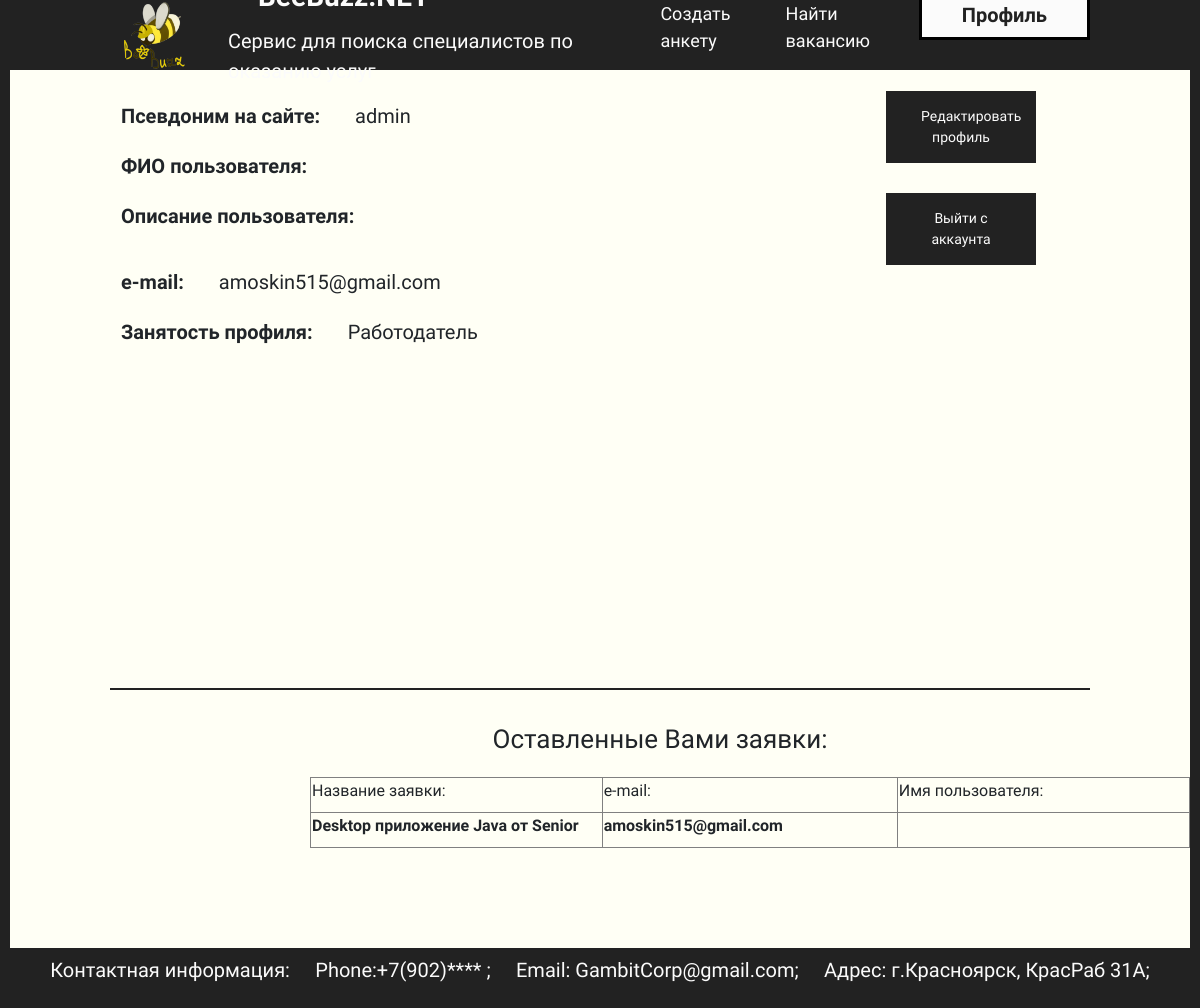
The page /profile/ (signed in) on the database as committed earlier.
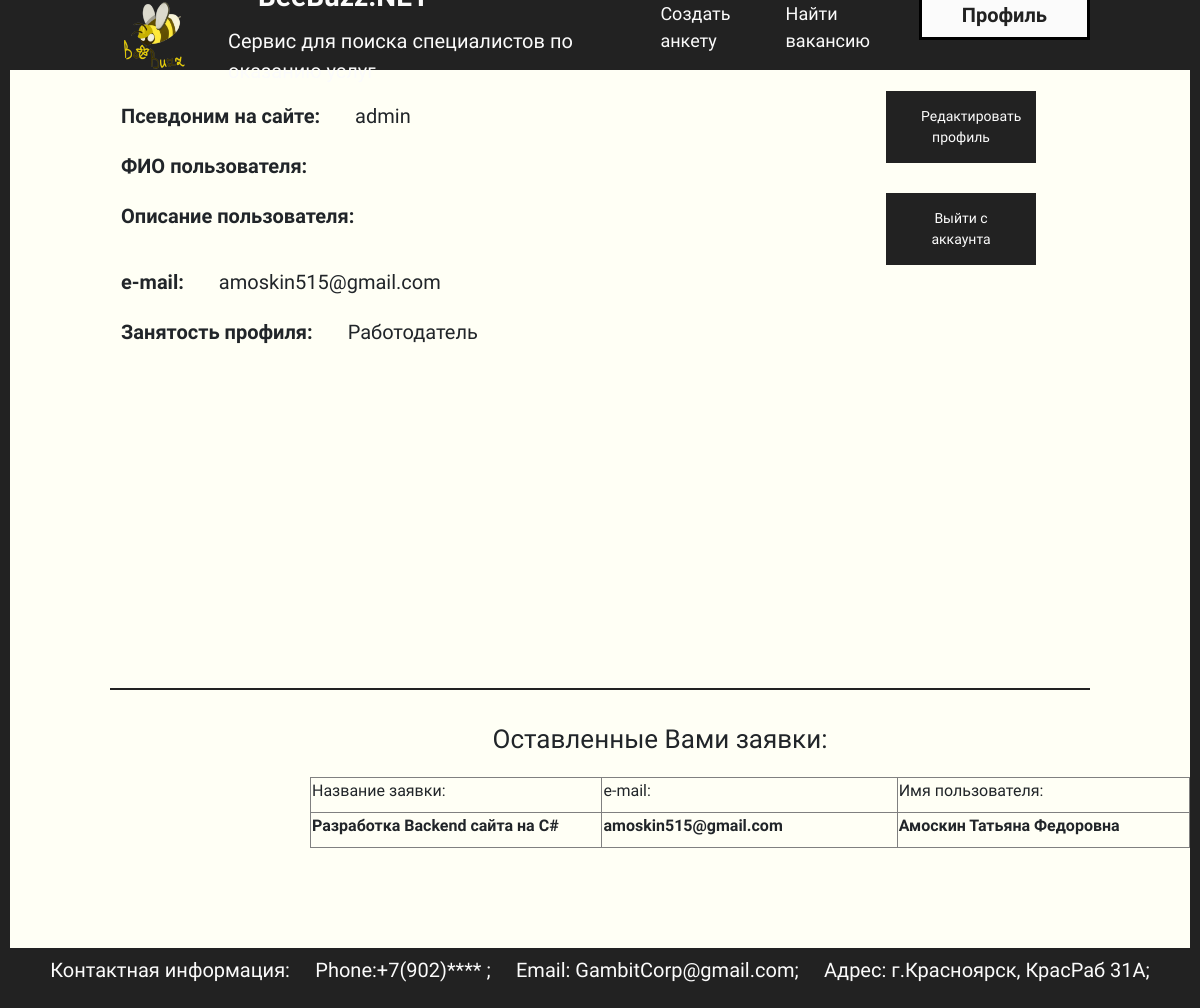
The same page on the database as committed later.
### main/models.py (models this page shows, shortened)
class Otkl(models.Model):
    Anketa = models.ForeignKey('Anketa', on_delete=models.CASCADE, blank=True, verbose_name="Анкета")
    Otkl_User = models.ForeignKey(User, on_delete=models.CASCADE, blank=True, verbose_name="Откликнувшийся пользователь")
    class Meta:
        verbose_name = "Откликания на анкеты"
        verbose_name_plural = "Откликания на анкеты"
        ordering = ['Anketa','Otkl_User']

class Anketa(models.Model):
    Tittle = models.CharField('Название анкеты',max_length=100)
    Text = models.TextField('Текст анкеты',max_length=1000)
    Photo = models.ImageField('Фотография',upload_to="photos/%Y/%m/%d/")
    Lang_cat = models.ForeignKey('Lang_categori',on_delete=models.CASCADE,verbose_name="Язык программирования")
    Author = models.ForeignKey(User, on_delete=models.CASCADE,blank=True, verbose_name="Автор анкеты",null=True)
    Place = models.CharField('Место оказания услуг', max_length=100,null=True)
    Price = models.CharField('Стоимость оказания услуг',max_length=100,null=True)
    Time = models.CharField('Сроки оказания услуг',max_length=50,null=True)
    def __str__(self):
        return self.Tittle
    class Meta:
        verbose_name = "Анкеты пользователей"
        verbose_name_plural = "Анкеты пользователей"
        ordering = ['Tittle']

### main/views.py (the view)
# urls.py: path('profile/',ProfileView.as_view(), name = 'prof'),
class ProfileView(LoginRequiredMixin,TemplateView): # new
    template_name = 'main/profile.html'
    login_url = reverse_lazy('log')
    def get(self, request):
        otkl = Otkl.objects.all()
        context = {
            'otkl': otkl,
        }
        return render(request, 'main/profile.html', context)

### main/templatetags/auth_extras.py (called while the page is built)
@register.filter(name='has_group')
def has_group(user, group_name):
    group = Group.objects.get(name=group_name)
    return True if group in user.groups.all() else False

### main/templates/main/profile.html (shortened to what this page needs)
{% load static %}
{% load auth_extras %}
<!DOCTYPE html>
<html lang="ru">
<head>
    <link rel="stylesheet" href="libs/bootstrap-reboot.min.css">
    <link rel="stylesheet" href="libs/bootstrap-grid.min.css">
    <link rel="stylesheet" href="{% static 'main/css/profile_1.css' %}">
</head>
<body>
    <header>
        <div class="logo">
            <table>
                <tr>
                    <td>
                        <a href="{% url 'start' %}"><img src="{% static 'main/images/startsheet_2.png' %}" id="logotip" alt="" width="70" /></a>
                    </td>
                    <td>
                        <div class="namelogo"><label>BeeBuzz.NET</label></div>
                        <div class="namelogo2"><label>Сервис для поиска специалистов по оказанию услуг</label></div>
                    </td>
                </tr>
            </table>
        </div>
        <div class="text-sh">
            <ul>
                {% if request.user|has_group:"Работодатель" %}
                <li><a id = "anket" href="{% url 'anket' %}">Создать анкету</a></li>
                {% endif %}
                <li><a href="{% url 'main' %}">Найти вакансию</a></li>
                {% if request.user.is_authenticated %}
                <li><a id="login" href="{% url 'prof' %}">Профиль</a></li>
                {% else %}
                <li><a id="login" href="{% url 'log' %}">Войти</a></li>
                {% endif %}
            </ul>
        </div>
    </header>
    <table style="height: 600px; margin: 20px 100px 20px 100px; border-bottom: 2px solid #222222;">
        <tr>
            <td valign="top" style="width: 900px;">
                <div class="profile">
                    <p class="main-menu-info">
                        Псевдоним на сайте: <label class="dannye-bd">{{ request.user }}</label>
                    </p>
                    <p class="main-menu-info">
                        ФИО пользователя: <label class="dannye-bd">{{ request.user.first_name }}</label>
                    </p>
                    <p class="main-menu-info">
                        Описание пользователя: <p class="dannye-bd-desc">{{request.user.last_name}}</p>
                    </p>
                    <p class="main-menu-info">
                        e-mail: <label class="dannye-bd">{{request.user.email}}</label>
                    </p>
                    <p class="main-menu-info">
                        Занятость профиля: <label class="dannye-bd">{{ user.groups.all.0 }}</label>
                    </p>
                </div>
            </td>
            <td align="center" valign="top" style="width: 300px;">
                <div class="button">
                    <a href="#" style="text-decoration: none; color:#fbfbfb;">Редактировать профиль</a>
                </div>
                <div class="button">
                    <a href="{% url 'logout' %}" style="text-decoration: none; color:#fbfbfb;">Выйти с аккаунта</a>
                </div>
            </td>
        </tr>
    </table>
    <label align="center" style="margin-left: 120px; font-size: 26px; padding: 10px; display: block;">Оставленные Вами заявки:</label>
    <table align="center" border="1" style="margin-left: 300px;">
        <tr>
            <td style="width: 300px;">
                <label>Название заявки:<br></label>
            </td>
            <td style="width: 300px;">
                <label>e-mail:<br></label>
            </td>
            <td style="width: 300px;">
                <label>Имя пользователя:<br></label>
            </td>
        </tr>
        {% for c in otkl %}
        {% if request.user == c.Anketa.Author %}
        <tr>
            <td>
                <h4>{{c.Anketa}}</h4>
            </td>
            <td>
                <h4>{{c.Otkl_User.email}}</h4>
            </td>
            <td>
                <h4>{{c.Otkl_User.first_name}}</h4>
            </td>
        </tr>
        {% endif %}
        {% endfor %}
    </table>
    <div class="podval" style="margin-top: 100px;">
        <p> Контактная информация: &emsp;Phone:+7(902)**** ; &emsp;Email: GambitCorp@gmail.com; &emsp;Адрес: г.Красноярск, КрасРаб 31А; </p>
    </div>
</body>
</html>

Rows that differ between the two databases and show on the page:
no longer on this page (row unchanged): Otkl: Anketa "Desktop приложение Java от Senior", Otkl_User.email "amoskin515@gmail.com"
added Otkl: Anketa "Разработка Backend сайта на C#", Otkl_User.email "amoskin515@gmail.com", Otkl_User.first_name "Амоскин Татьяна Федоровна"
